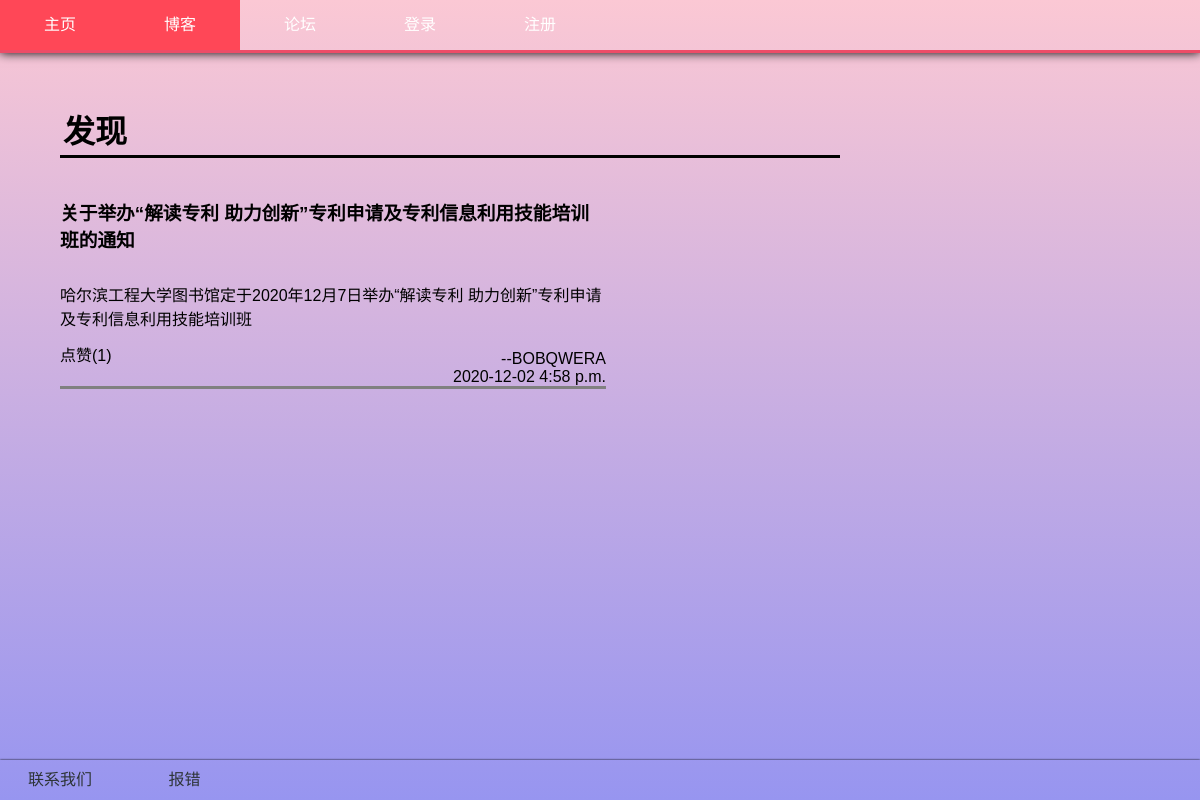
The page /blog/ (signed in) on the database as committed earlier.
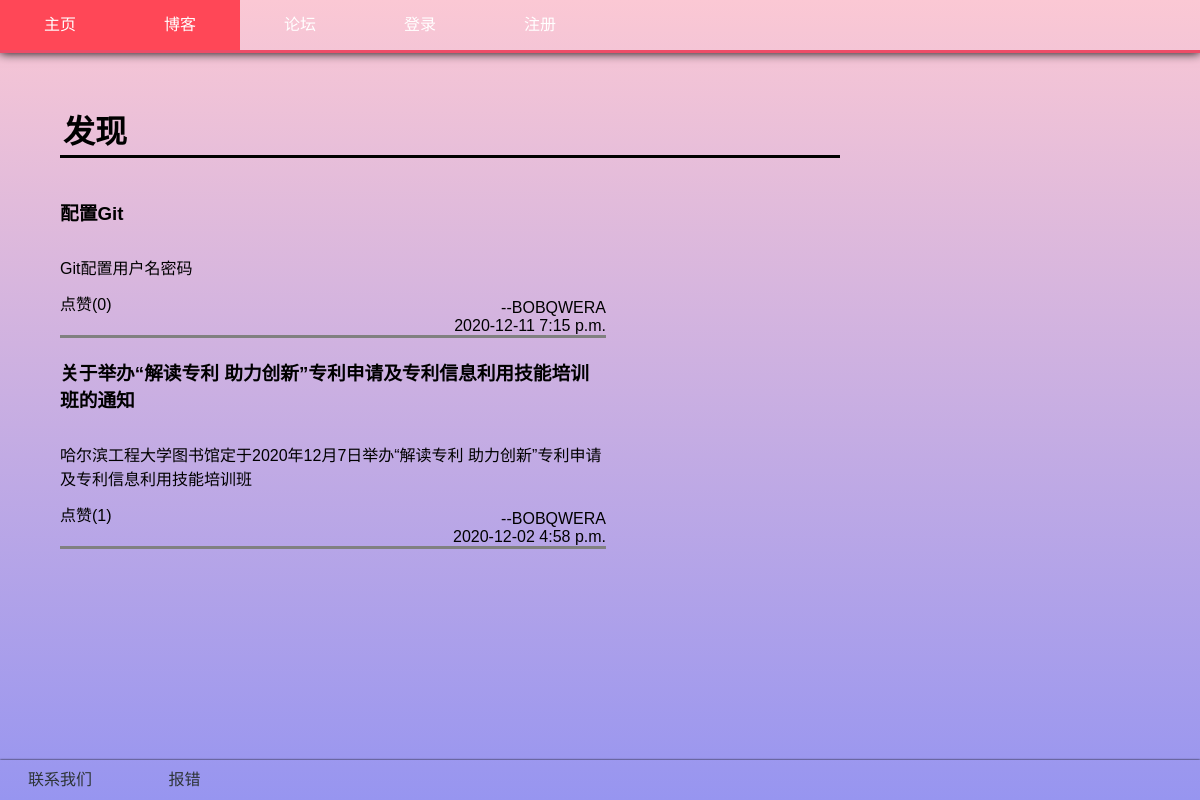
The same page on the database as committed later.
### blog/models.py (models this page shows, shortened)
class Blog(models.Model):
    author = models.ForeignKey(User,on_delete=models.CASCADE)
    headline = models.CharField(max_length=50)
    text = models.TextField()
    pub_time = models.DateTimeField(auto_now_add=True)
    update_time = models.DateTimeField(auto_now=True)
    hits = models.IntegerField(default=0)
    number_of_likes = models.IntegerField(default=0)
    share = models.BooleanField(default=False)
    abstract = models.CharField(max_length=100,default='暂无简介，进来看看吧')
    ex = models.ForeignKey(Examine,on_delete=models.CASCADE)
    class Meta:
        ordering = ['-pub_time']

### user/models.py (models this page shows, shortened)
class User(models.Model):
    username=models.CharField(max_length=20,unique=True)
    nickname=models.CharField(max_length=20)
    password=models.CharField(max_length=100)
    telephone=models.CharField(max_length=15)
    email=models.EmailField()
    usertype=models.CharField(max_length=2,choices=USER_TYPE_CHOICES)
    credit = models.IntegerField(default=100)
    score = models.IntegerField(default=0)
    face = models.FileField(upload_to='img',null=True,blank=True)
    friend = models.ManyToManyField('self',related_name='friends')
    friend_apply = models.ManyToManyField('self',through='Apply')
    last_logined = models.DateTimeField(auto_now_add=True)
    last_signed  = models.DateTimeField(auto_now_add=True)
    ex = models.ForeignKey(Examine,on_delete=models.CASCADE)

### blog/views.py (the view)
# urls.py: path('',views.index,name = 'blog'),
def index(request):
    message = {}
    message.update(function._get_logined_message(request))
    message.update(function._get_blog_message(request))
    return render(request,'blog/blog.html',message)

### function.py (called while the page is built, shortened)
def _get_blog(username=False, shared=True, ex_name='综合管理'):
    if username:
        if shared:
            return Blog.objects.filter(author__username=username).filter(share=True).filter(ex__name=ex_name)
        else:
            return Blog.objects.filter(author__username=username).filter(ex__name=ex_name)
    else:
        if shared:
            return Blog.objects.filter(share=True).filter(ex__name=ex_name)
        else:
            return Blog.objects.all().filter(ex__name=ex_name)

def _get_blog_message(request, shared=True):
    message = {'has_blog': False, 'more': False}
    articles = _get_blog(shared=shared)
    if articles:
        message['has_blog'] = True
    message['articles'] = articles[:20]
    if len(articles) > 20:
        message['more'] = True
    if _logined(request):
        personal_message = _get_space_message(_logined(request), False)
        message['personal_blog'] = personal_message['articles']
        message['not_has_personal_blog'] = not personal_message['has_blog']
    return message

def _logined(request):
    cookie = _get_cookie_from_request(request)
    if 'username' not in cookie.keys() or 'sessionid' not in cookie.keys():
        return False

### templates/blog/blog.html (shortened to what this page needs)
{% extends 'base.html' %}
{% block css %}
<link rel="stylesheet" href="/static/css/button.css">
<link rel="stylesheet" href="/static/css/space.css">
<link rel="stylesheet" href="/static/css/blog.css">
{% endblock css %}
{% block body %}
<h1 id="username">发现</h1>
<div class="blog">
    {% if has_blog %}
    {% for article in articles %}
    <a class="article" href="/blog/article/{{article.id}}/">
        <h3>{{article.headline}}</h3>
        <p>{{article.abstract}}</p>
        <p class="like">点赞({{article.number_of_likes}})</p>
        <p class="author">--{{article.author.username}}</p>
        <p class="pub-time">{{article.pub_time|date:'Y-m-d P'}}</p>
    </a>
    {% endfor %}
    {% else %}
    <div class="none"><p>空空如也~</p></div>
    {% endif %}
</div>
{% endblock %}

Rows that differ between the two databases and show on the page:
added Blog: headline "配置Git", abstract "Git配置用户名密码", number_of_likes "0", author.username "BOBQWERA", pub_time "2020-12-11 7:15 p.m."
